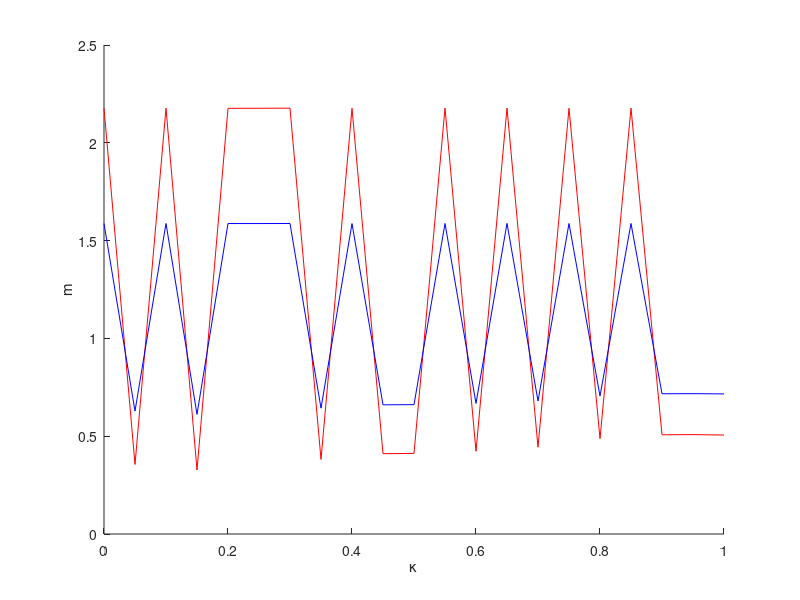

Write MATLAB code to recreate this figure.
function [] = AutaEI()

    warning off ;
    options = optimset('Display','off') ;

    J = [1 -1.5 ; 1 -1] ; 
    I_E = 0.5 ; 
    I_I = 0.25 ; 

    K=100 ;

    m = [] ;    
    Kappa = 0:.05:1 ;
    for i=1:length(Kappa)
        flag=0 ;
        while flag<=0 
            x0 = [rand(1,2) Kappa(i)] ;
            [x,fval,flag] = fsolve(@RatesEqs,x0,options) ;
        end
        m = [m x.'] ;
        fprintf('flag %d Kappa %.3f m_E %.3f m_I %.3f \n', flag, Kappa(i), x(1), x(2) ) ; 
    end
    fprintf('\n')

    figure(1) ; hold on ;
    plot(Kappa,m(1,:),'r')
    plot(Kappa,m(2,:),'b')

    ylabel('m')
    xlabel('\kappa')
    
function Eq = RatesEqs(X)
    mu_E = sqrt(K) *( I_E + J(1,1) * X(1) + J(1,2) * X(2) ) ;
    mu_I = sqrt(K) *( I_I + J(2,1) * X(1) + J(2,2) * X(2) ) + J(2,2) * X(3) * X(2) ;

    var_E = J(1,1).^2 * X(1) + J(1,2).^2 * X(2) ;
    var_I = J(2,1).^2 * X(1) + J(2,2).^2 * (1 + X(3) / sqrt(K) ) * X(2) ; 
    
    if(var_E>0 && var_I>0) 
        Eq = [ X(1) - erfc( -mu_E/sqrt(var_E) ) ; X(2) - erfc( -mu_I/sqrt(var_I) ) ; 0 ] ;
    else 
        Eq = [1 ; 1 ; 1] ;
    end
end

end